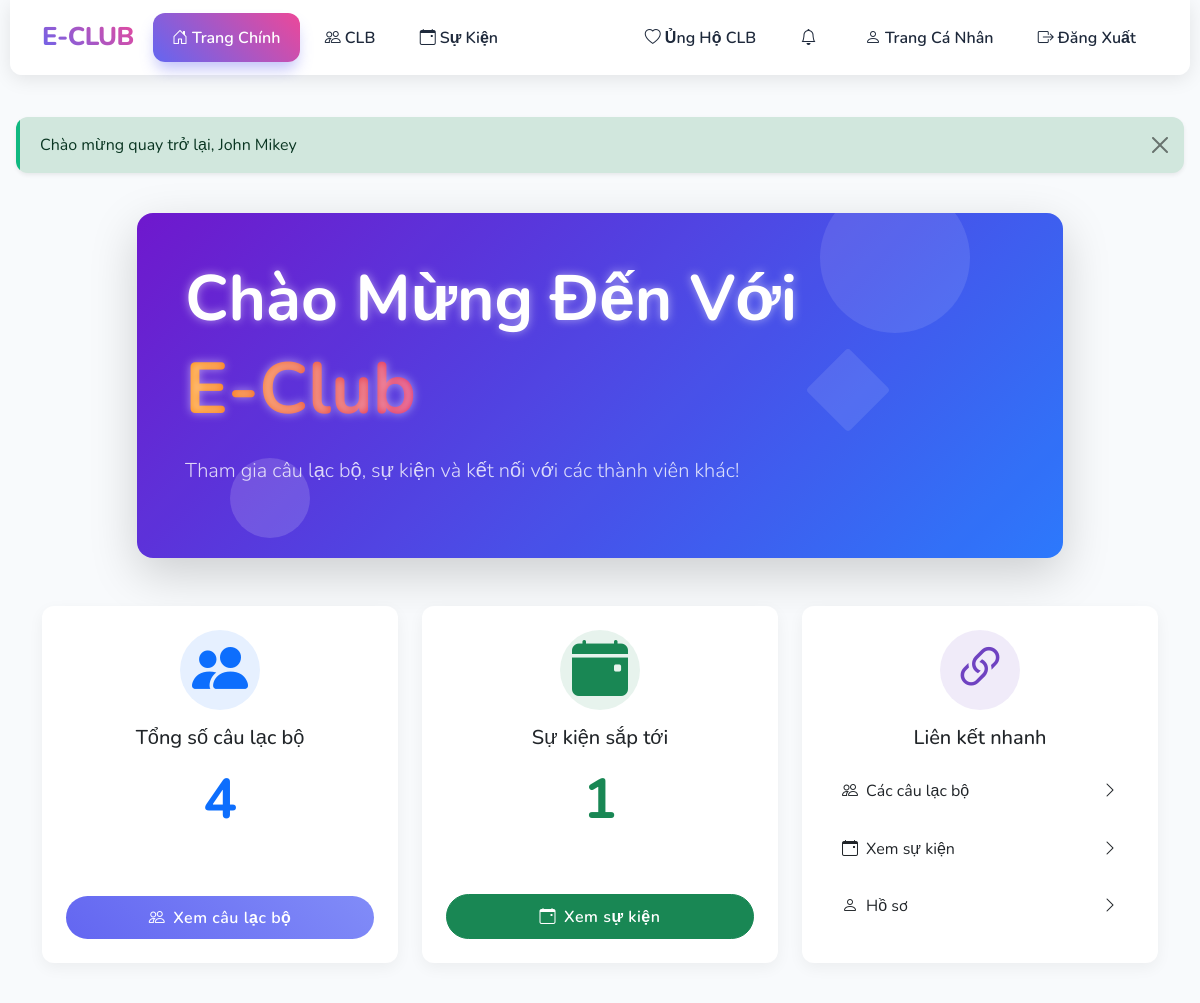
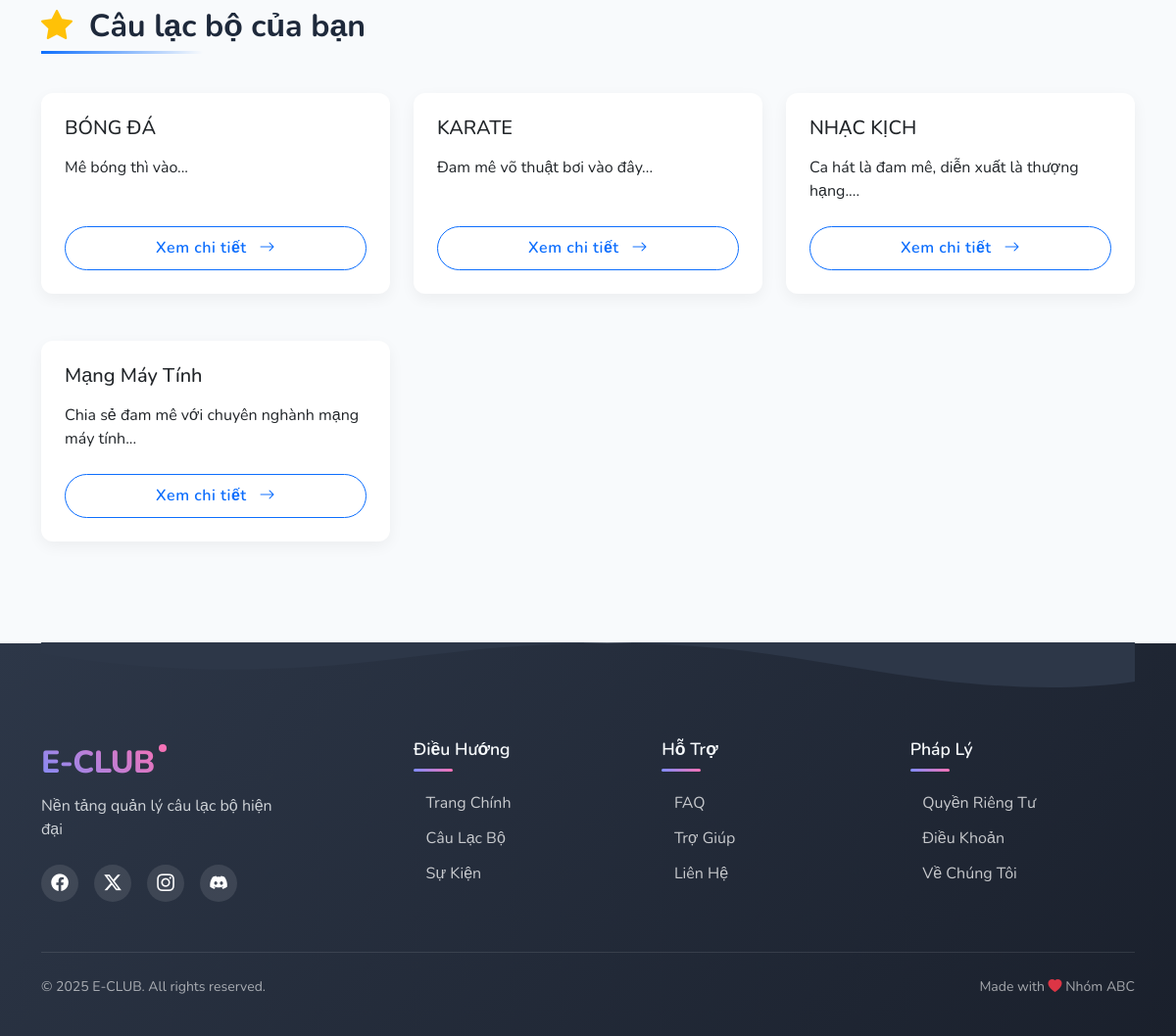
Screenshot of /index.php?page=home (signed in) with the database file from the repository (2 pictures, top to bottom).
### tables this page shows
CREATE TABLE `clubs` (
  `id` int(11) NOT NULL,
  `name` varchar(100) NOT NULL,
  `description` text DEFAULT NULL,
  `created_at` timestamp NOT NULL DEFAULT current_timestamp(),
  `status` enum('active','inactive') NOT NULL DEFAULT 'active',
  `image_url` varchar(255) DEFAULT NULL,
  `bank_info` json DEFAULT NULL
);

### includes/language.php (called while the page is built, shortened)
<?php
function getCurrentLanguage() {
    return $_SESSION['lang'] ?? 'vi';
}
function loadLanguage() {
    $lang = getCurrentLanguage();
    $langFile = __DIR__ . "/../lang/{$lang}.php";
    if (file_exists($langFile)) {
        return require $langFile;
    }
    return [];
}
function __($key, $params = []) {
    static $translations = null;
    if ($translations === null) {
        $translations = loadLanguage();
    }
    $text = $translations[$key] ?? $key;
    return $text;
}

### lang/vi.php (called while the page is built)
<?php
return [
    'app_name' => 'Hệ thống Quản lý Câu lạc bộ',
    'home' => 'Trang chủ',
    'clubs' => 'Câu lạc bộ',
    'events' => 'Sự kiện',
    'profile' => 'Hồ sơ',
    'admin' => 'Quản trị',
    'login' => 'Đăng nhập',
    'register' => 'Đăng ký',
    'logout' => 'Đăng xuất',
    'total_clubs' => 'Tổng số câu lạc bộ',
    'view_clubs' => 'Xem câu lạc bộ',
    'view_events' => 'Xem sự kiện',
    'quick_links' => 'Liên kết nhanh',
    'browse_clubs' => 'Các câu lạc bộ',
    'welcome_to' => 'Chào mừng đến với {name}',
    'home_description' => 'Tham gia câu lạc bộ, sự kiện và kết nối với các thành viên khác!',
    'get_started_message' => 'Bắt đầu bằng cách tạo tài khoản hoặc đăng nhập.',
    'welcome' => 'Chào mừng trở lại, {name}',
    'access_denied' => 'Truy cập bị từ chối',
    'login_required' => 'Vui lòng đăng nhập để truy cập trang này',
    'invalid_password' => 'Mật khẩu không đúng',
    'user_not_found' => 'Không tìm thấy người dùng',
    'register_success' => 'Đăng ký thành công',
    'join_success' => 'Yêu cầu tham gia đã được gửi thành công',
    'already_member' => 'Bạn đã là thành viên của câu lạc bộ này',
    'full_name' => 'Họ và tên',
    'email' => 'Địa chỉ email',
    'password' => 'Mật khẩu',
    'confirm_password' => 'Xác nhận mật khẩu',
    'submit' => 'Gửi',
    'club_name' => 'Tên câu lạc bộ',
    'club_description' => 'Mô tả',
    'join_club' => 'Tham gia câu lạc bộ',
    'view_details' => 'Xem chi tiết',
    'your_clubs' => 'Câu lạc bộ của bạn',
    'event_title' => 'Tiêu đề sự kiện',
    'event_date' => 'Ngày diễn ra',
    'upcoming_events' => 'Sự kiện sắp tới',
    'mark_present' => 'Đánh dấu có mặt',
    'mark_absent' => 'Đánh dấu vắng mặt',
    'attendees' => 'Danh sách tham dự',
    'attendance_marked' => 'Đã đánh dấu điểm danh thành công',
    'attendance_failed' => 'Không thể đánh dấu điểm danh',
    'event_not_found' => 'Không tìm thấy sự kiện',
    'status' => 'Trạng thái',
    'pending' => 'Đang chờ',
    'approved' => 'Đã duyệt',
    'rejected' => 'Từ chối',
    'present' => 'Có mặt',
    'absent' => 'Vắng mặt',
    'all_rights_reserved' => 'Đã đăng ký bản quyền'
];

### config.php (called while the page is built, shortened)
<?php
require_once __DIR__ . '/includes/language.php';
function isLoggedIn() {
    return isset($_SESSION['user_id']);
}
?>

### pages/home.php (the view, shortened to what this page needs)
<?php
$total_clubs = 0;
$total_events = 0;
$user_clubs = [];
$sql = "SELECT COUNT(*) as total FROM clubs";
$result = $conn->query($sql);
if ($result) {
    $total_clubs = $result->fetch_assoc()['total'];
}
$sql = "SELECT COUNT(*) as total FROM events WHERE event_date >= CURDATE()";
$result = $conn->query($sql);
if ($result) {
    $total_events = $result->fetch_assoc()['total'];
}
if (isLoggedIn()) {
    $sql = "SELECT c.* FROM clubs c
           INNER JOIN club_members cm ON c.id = cm.club_id
           WHERE cm.user_id = ? AND cm.status = 'approved'";
    $stmt = $conn->prepare($sql);
    $stmt->bind_param("i", $_SESSION['user_id']);
    $stmt->execute();
    $result = $stmt->get_result();
    while ($club = $result->fetch_assoc()) {
        $user_clubs[] = $club;
    }
}
?>
<div class="container py-4">
    <div class="row mb-5">
        <div class="col-lg-10 mx-auto">
            <div class="hero-anime p-5 rounded-4 shadow-lg position-relative overflow-hidden">
                <div class="anime-overlay"></div>
                <div class="position-relative z-2">
                    <h1 class="display-3 fw-bold mb-2 text-white anime-text-glow animate__animated animate__fadeIn">
                        <?php echo __('Chào Mừng Đến Với'); ?>
                    </h1>
                    <h1 class="display-2 fw-bold mb-4 text-white anime-text-glow animate__animated animate__fadeIn animate__delay-1s">
                        <span class="text-gradient">E-Club</span>
                    </h1>
                    <p class="lead mb-4 text-white-80 animate__animated animate__fadeIn animate__delay-2s">
                        <?php echo __('home_description'); ?>
                    </p>
                </div>
                <div class="anime-decoration anime-circle-1"></div>
                <div class="anime-decoration anime-circle-2"></div>
                <div class="anime-decoration anime-square"></div>
            </div>
        </div>
    </div>
    <div class="row g-4 mb-5">
        <div class="col-md-4 animate__animated animate__fadeInUp">
            <div class="card h-100 text-center anime-card">
                <div class="card-body d-flex flex-column p-4">
                    <div class="anime-icon-wrapper mb-3">
                        <i class="bi bi-people-fill display-4"></i>
                    </div>
                    <h5 class="card-title mb-3"><?php echo __('total_clubs'); ?></h5>
                    <p class="card-text display-4 mb-3 fw-bold anime-number"><?php echo $total_clubs; ?></p>
                    <a href="index.php?page=clubs" class="btn btn-primary mt-auto anime-btn">
                        <i class="bi bi-people me-2"></i><?php echo __('view_clubs'); ?>
                    </a>
                </div>
            </div>
        </div>
        <div class="col-md-4 animate__animated animate__fadeInUp animate__delay-1s">
            <div class="card h-100 text-center anime-card">
                <div class="card-body d-flex flex-column p-4">
                    <div class="anime-icon-wrapper mb-3 anime-icon-green">
                        <i class="bi bi-calendar-event-fill display-4"></i>
                    </div>
                    <h5 class="card-title mb-3"><?php echo __('upcoming_events'); ?></h5>
                    <p class="card-text display-4 mb-3 fw-bold anime-number-green"><?php echo $total_events; ?></p>
                    <a href="index.php?page=events" class="btn btn-success mt-auto anime-btn">
                        <i class="bi bi-calendar-event me-2"></i><?php echo __('view_events'); ?>
                    </a>
                </div>
            </div>
        </div>
        <div class="col-md-4 animate__animated animate__fadeInUp animate__delay-2s">
            <div class="card h-100 text-center anime-card">
                <div class="card-body d-flex flex-column p-4">
                    <div class="anime-icon-wrapper mb-3 anime-icon-purple">
                        <i class="bi bi-link-45deg display-4"></i>
                    </div>
                    <h5 class="card-title mb-3"><?php echo __('quick_links'); ?></h5>
                    <div class="list-group anime-list">
                        <a href="index.php?page=clubs" class="list-group-item list-group-item-action anime-list-item">
                            <i class="bi bi-people me-2"></i><?php echo __('browse_clubs'); ?>
                            <i class="bi bi-chevron-right ms-auto"></i>
                        </a>
                        <a href="index.php?page=events" class="list-group-item list-group-item-action anime-list-item">
                            <i class="bi bi-calendar-event me-2"></i><?php echo __('view_events'); ?>
                            <i class="bi bi-chevron-right ms-auto"></i>
                        </a>
                        <?php if (isLoggedIn()): ?>
                            <a href="index.php?page=profile" class="list-group-item list-group-item-action anime-list-item">
                                <i class="bi bi-person me-2"></i><?php echo __('profile'); ?>
                                <i class="bi bi-chevron-right ms-auto"></i>
                            </a>
                        <?php endif; ?>
                    </div>
                </div>
            </div>
        </div>
    </div>
    <?php if (isLoggedIn() && !empty($user_clubs)): ?>
        <div class="anime-section-header mb-4 animate__animated animate__fadeIn animate__delay-3s">
            <h2 class="anime-title">
                <i class="bi bi-star-fill me-2 text-warning"></i>
                <?php echo __('your_clubs'); ?>
            </h2>
        </div>
        <div class="row g-4 mb-4 animate__animated animate__fadeIn animate__delay-3s">
            <?php foreach ($user_clubs as $club): ?>
                <div class="col-md-4 mb-4">
                    <div class="card h-100 anime-card">
                        <div class="card-body d-flex flex-column p-4">
                            <h5 class="card-title mb-3"><?php echo htmlspecialchars($club['name']); ?></h5>
                            <p class="card-text mb-4"><?php echo htmlspecialchars(substr($club['description'], 0, 100)) . '...'; ?></p>
                            <a href="index.php?page=clubs&id=<?php echo $club['id']; ?>" class="btn btn-outline-primary mt-auto anime-btn-outline">
                                <span><?php echo __('view_details'); ?></span>
                                <i class="bi bi-arrow-right ms-2"></i>
                            </a>
                        </div>
                    </div>
                </div>
            <?php endforeach; ?>
        </div>
    <?php endif; ?>
</div>

### templates/layout.php (style rules this page uses)
:root { --primary-color: #6366f1; --primary-light: #818cf8; --primary-dark: #4f46e5; --secondary-color: #ec4899; --secondary-light: #f472b6; --accent-color: #0ea5e9; --success-color: #10b981; --warning-color: #f59e0b; --danger-color: #ef4444; --background-color: #f8fafc; --text-color: #1e293b; --border-radius: 12px; --card-border-radius: 16px; --transition-speed: 0.3s; }
body { min-height: 100vh; display: flex; flex-direction: column; background-color: var(--background-color); font-family: 'Nunito', sans-serif; color: var(--text-color); overflow-x: hidden; }
.card { border: none; border-radius: var(--card-border-radius); background: #fff; box-shadow: 0 5px 15px rgba(0, 0, 0, 0.05); transition: all var(--transition-speed) ease; overflow: hidden; position: relative; z-index: 1; }
.card::before { content: ''; position: absolute; top: 0; left: 0; width: 4px; height: 100%; z-index: 2; opacity: 0; transition: opacity var(--transition-speed) ease; }
.btn { border-radius: var(--border-radius); padding: 0.7rem 1.5rem; font-weight: 600; transition: all var(--transition-speed) ease; position: relative; overflow: hidden; z-index: 1; }
.btn::before { content: ''; position: absolute; top: 0; left: 0; width: 100%; height: 100%; background: rgba(255, 255, 255, 0.1); z-index: -1; transform: translateX(-100%) rotate(45deg); transition: transform 0.6s ease; }
.btn-primary { background: linear-gradient(45deg, var(--primary-color), var(--primary-light)); border: none; }
.fade-in { animation: fadeIn 0.5s ease-in; }

### pages/home.php (style rules this page uses)
.hero-anime { background: linear-gradient(135deg, #6a11cb 0%, #2575fc 100%); padding: 3rem !important; position: relative; z-index: 1; }
.anime-overlay { position: absolute; top: 0; left: 0; right: 0; bottom: 0; opacity: 0.3; z-index: 0; }
.z-2 { position: relative; z-index: 2; }
.text-white-80 { color: rgba(255, 255, 255, 0.8); }
.anime-text-glow { text-shadow: 0 0 10px rgba(255, 255, 255, 0.5); }
.text-gradient { background: linear-gradient(to right, #ff8a00, #da1b60); -webkit-background-clip: text; -webkit-text-fill-color: transparent; position: relative; }
.anime-decoration { position: absolute; border-radius: 50%; z-index: 1; }
.anime-circle-1 { width: 150px; height: 150px; background: rgba(255, 255, 255, 0.1); top: -30px; right: 10%; animation: float 6s ease-in-out infinite; }
.anime-circle-2 { width: 80px; height: 80px; background: rgba(255, 255, 255, 0.15); bottom: 20px; left: 10%; animation: float 8s ease-in-out infinite; }
.anime-square { width: 60px; height: 60px; background: rgba(255, 255, 255, 0.1); bottom: 40%; right: 20%; border-radius: 4px; transform: rotate(45deg); animation: float 7s ease-in-out infinite; }
.anime-card { border: none; border-radius: 12px; box-shadow: 0 5px 15px rgba(0, 0, 0, 0.05); transition: all 0.3s ease; overflow: hidden; }
.anime-icon-wrapper { width: 80px; height: 80px; border-radius: 50%; background: rgba(var(--bs-primary-rgb), 0.1); display: flex; align-items: center; justify-content: center; margin: 0 auto 1.5rem; color: var(--bs-primary); transition: all 0.3s ease; }
.anime-icon-green { background: rgba(var(--bs-success-rgb), 0.1); color: var(--bs-success); }
.anime-icon-purple { background: rgba(111, 66, 193, 0.1); color: #6f42c1; }
.anime-number { color: var(--bs-primary); font-weight: 700; }
.anime-number-green { color: var(--bs-success); font-weight: 700; }
.anime-btn { border-radius: 50px; padding: 0.6rem 1.5rem; font-weight: 600; letter-spacing: 0.5px; position: relative; overflow: hidden; z-index: 1; transition: all 0.3s ease; }
.anime-btn::before { content: ''; position: absolute; top: 0; left: 0; width: 0%; height: 100%; background: rgba(255, 255, 255, 0.2); z-index: -1; transition: all 0.3s ease; }
.anime-btn-outline { border-radius: 50px; padding: 0.6rem 1.5rem; font-weight: 600; letter-spacing: 0.5px; position: relative; overflow: hidden; z-index: 1; transition: all 0.3s ease; }
.anime-list { border-radius: 12px; overflow: hidden; }
.anime-list-item { border: none; padding: 0.8rem 1rem; margin-bottom: 0.5rem; border-radius: 8px !important; display: flex; align-items: center; transition: all 0.2s ease; }
.anime-section-header { position: relative; padding-bottom: 0.5rem; margin-bottom: 2rem; }
.anime-title { font-weight: 700; position: relative; display: inline-block; padding-bottom: 0.5rem; }
.anime-title::after { content: ''; position: absolute; left: 0; bottom: 0; width: 50%; height: 3px; background: linear-gradient(to right, var(--bs-primary), transparent); }

### rows the page displays
clubs: name "BÓNG ĐÁ", description "Mê bóng thì vào"
clubs: name "KARATE", description "Đam mê võ thuật bơi vào đây"
clubs: name "NHẠC KỊCH", description "Ca hát là đam mê, diễn xuất là thượng hạng."
clubs: name "Mạng Máy Tính", description "Chia sẻ đam mê với chuyên nghành mạng máy tính"

### other values shown
$flash['message'] "Chào mừng quay trở lại, John Mikey"
__('Chào Mừng Đến Với') "Chào Mừng Đến Với"
__('home_description') "Tham gia câu lạc bộ, sự kiện và kết nối với các thành viên khác!"
__('total_clubs') "Tổng số câu lạc bộ"
$total_clubs "4"
__('view_clubs') "Xem câu lạc bộ"
__('upcoming_events') "Sự kiện sắp tới"
$total_events "1"
__('view_events') "Xem sự kiện"
__('quick_links') "Liên kết nhanh"
__('browse_clubs') "Các câu lạc bộ"
__('profile') "Hồ sơ"
__('your_clubs') "Câu lạc bộ của bạn"
APP_NAME "E-CLUB"
